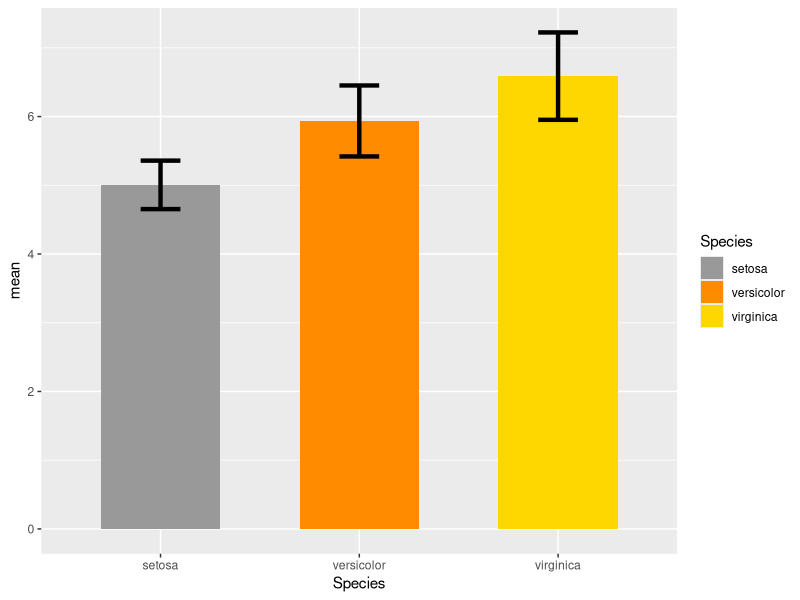

The R source for this figure:
rawdata <- iris

#パッケージ読み込み
library(ggplot2)
library(dplyr)

#データフレーム整形
data <- 
  rawdata %>% #対象となるデータ
  group_by(Species) %>% #group_byでSpeciesごとにする
  summarise(mean = mean(Sepal.Length), sd = sd(Sepal.Length))#Speciesごとに平均と標準偏差を求める


#グラフ描画
ggplot(data, #使用するデータ
       aes(y=mean,x=Species,fill=Species) #グラフのx,yの指定，fillは色の塗り分け．今回はSpeciesで塗り分けたい
)+
  geom_bar(stat = "identity", #geom_barで棒グラフとなる
           width = 0.6  
  )+
  scale_fill_manual(values = c("#999999", "darkorange", "gold") #色をRGBで設定できる
  )+
  geom_errorbar(aes(ymax = mean + sd, ymin = mean - sd), # geom_errorbarでエラーバー追加
                width = 0.2,  # 横棒の長さ
                size = 1.5 # 線の太さ
  ) 


